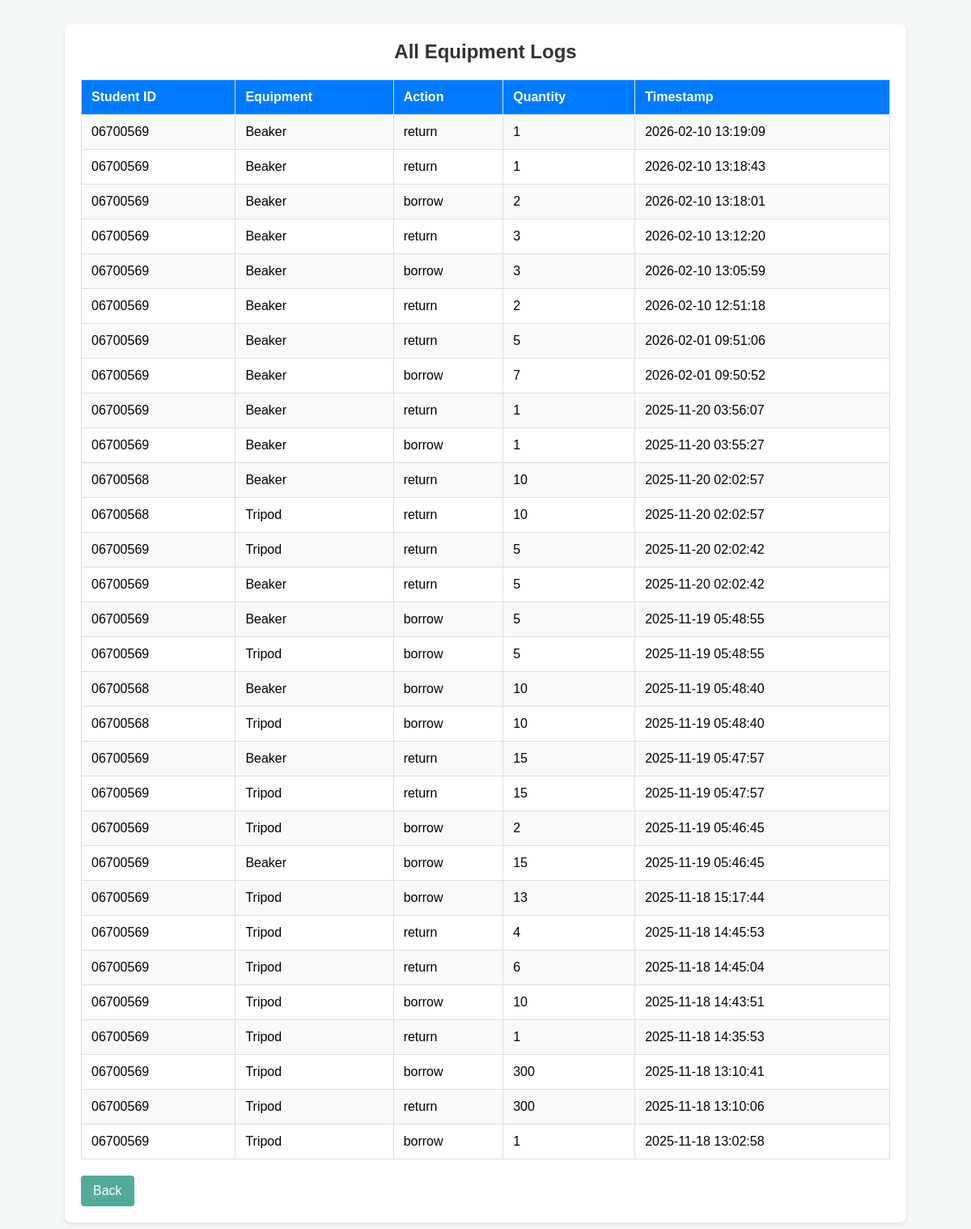
The app's page /history with its own data.
### tables this page shows
CREATE TABLE equipment_log (
            id INTEGER PRIMARY KEY AUTOINCREMENT,
            student_id TEXT NOT NULL,
            equipment_name TEXT NOT NULL,
            action TEXT CHECK(action IN ('borrow', 'return')),
            timestamp TEXT DEFAULT CURRENT_TIMESTAMP
        , quantity INTEGER DEFAULT 1);

### CV-app/app.py (the view)
@app.route('/history')
def history():
    conn = sqlite3.connect("database.db")
    c = conn.cursor()
    c.execute("SELECT student_id, equipment_name, action, quantity, timestamp FROM equipment_log ORDER BY timestamp DESC")
    logs = c.fetchall()
    conn.close()
    return render_template('history.html', logs=logs)

### CV-app/templates/history.html (shortened to what this page needs)
<!DOCTYPE html>
<html>
<head>
    <link rel="stylesheet" href="{{ url_for('static', filename='style.css') }}">
</head>
<body>
    <div class="container">
        <h2>All Equipment Logs</h2>
        <table>
            <tr>
                <th>Student ID</th>
                <th>Equipment</th>
                <th>Action</th>
                <th>Quantity</th>
                <th>Timestamp</th>
            </tr>
            {% for row in logs %}
                <tr>
                    <td>{{ row[0] }}</td>
                    <td>{{ row[1] }}</td>
                    <td>{{ row[2] }}</td>
                    <td>{{ row[3] }}</td>
                    <td>{{ row[4] }}</td>
                </tr>
            {% endfor %}
        </table>
        <a href="/" class="back-button">Back</a>
    </div>
</body>
</html>

### CV-app/static/style.css (style rules this page uses)
body { font-family: 'Segoe UI', Tahoma, Geneva, Verdana, sans-serif; background: linear-gradient(to right, #e9f1fb, #f5f9ff); margin: 0; padding: 0; }
.container { max-width: 800px; margin: 40px auto; padding: 30px 40px; background-color: #ffffff; border-radius: 14px; box-shadow: 0 6px 25px rgba(0, 0, 0, 0.08); }
h1, h2 { color: #1f3b73; text-align: center; margin-bottom: 15px; }
a.back-button { display: inline-block; margin-top: 25px; padding: 10px 18px; background-color: #52ab98; color: white; text-decoration: none; border-radius: 6px; font-weight: 500; transition: background-color 0.3s; }
table { width: 100%; border-collapse: collapse; margin-top: 20px; }
table th, table td { padding: 10px 12px; text-align: left; border: 1px solid #ddd; }
table th { background-color: #1e90ff; color: white; }
table tr:nth-child(even) { background-color: #f7f9fc; }
h2 { margin-top: 30px; text-align: center; }

### CV-app/templates/history.html (style rules this page uses)
body { font-family: Arial, sans-serif; background: #f4f7f8; margin: 0; padding: 0; }
.container { max-width: 1000px; margin: 30px auto; padding: 20px; background: white; border-radius: 8px; box-shadow: 0 2px 4px rgba(0,0,0,0.1); }
h2 { color: #333; margin-top: 0; }
table { width: 100%; border-collapse: collapse; margin-top: 20px; }
table th, table td { padding: 12px; text-align: left; border-bottom: 1px solid #ddd; }
table th { background-color: #007bff; color: white; font-weight: 600; }
table tr:nth-child(even) { background-color: #f9f9f9; }
a.back-button { display: inline-block; margin-top: 20px; padding: 10px 15px; background-color: #52ab98; color: white; text-decoration: none; border-radius: 4px; }

### records on screen
equipment_log: student "06700569", equipment_name "Beaker", action "return", quantity "1", timestamp "2026-02-10 13:19:09"
equipment_log: student "06700569", equipment_name "Beaker", action "return", quantity "1", timestamp "2026-02-10 13:18:43"
equipment_log: student "06700569", equipment_name "Beaker", action "borrow", quantity "2", timestamp "2026-02-10 13:18:01"
equipment_log: student "06700569", equipment_name "Beaker", action "return", quantity "3", timestamp "2026-02-10 13:12:20"
equipment_log: student "06700569", equipment_name "Beaker", action "borrow", quantity "3", timestamp "2026-02-10 13:05:59"
equipment_log: student "06700569", equipment_name "Beaker", action "return", quantity "2", timestamp "2026-02-10 12:51:18"
equipment_log: student "06700569", equipment_name "Beaker", action "return", quantity "5", timestamp "2026-02-01 09:51:06"
equipment_log: student "06700569", equipment_name "Beaker", action "borrow", quantity "7", timestamp "2026-02-01 09:50:52"
equipment_log: student "06700569", equipment_name "Beaker", action "return", quantity "1", timestamp "2025-11-20 03:56:07"
equipment_log: student "06700569", equipment_name "Beaker", action "borrow", quantity "1", timestamp "2025-11-20 03:55:27"
equipment_log: student "06700568", equipment_name "Beaker", action "return", quantity "10", timestamp "2025-11-20 02:02:57"
equipment_log: student "06700568", equipment_name "Tripod", action "return", quantity "10", timestamp "2025-11-20 02:02:57"
equipment_log: student "06700569", equipment_name "Tripod", action "return", quantity "5", timestamp "2025-11-20 02:02:42"
equipment_log: student "06700569", equipment_name "Beaker", action "return", quantity "5", timestamp "2025-11-20 02:02:42"
equipment_log: student "06700569", equipment_name "Beaker", action "borrow", quantity "5", timestamp "2025-11-19 05:48:55"
equipment_log: student "06700569", equipment_name "Tripod", action "borrow", quantity "5", timestamp "2025-11-19 05:48:55"
equipment_log: student "06700568", equipment_name "Beaker", action "borrow", quantity "10", timestamp "2025-11-19 05:48:40"
equipment_log: student "06700568", equipment_name "Tripod", action "borrow", quantity "10", timestamp "2025-11-19 05:48:40"
equipment_log: student "06700569", equipment_name "Beaker", action "return", quantity "15", timestamp "2025-11-19 05:47:57"
equipment_log: student "06700569", equipment_name "Tripod", action "return", quantity "15", timestamp "2025-11-19 05:47:57"
equipment_log: student "06700569", equipment_name "Tripod", action "borrow", quantity "2", timestamp "2025-11-19 05:46:45"
equipment_log: student "06700569", equipment_name "Beaker", action "borrow", quantity "15", timestamp "2025-11-19 05:46:45"
equipment_log: student "06700569", equipment_name "Tripod", action "borrow", quantity "13", timestamp "2025-11-18 15:17:44"
equipment_log: student "06700569", equipment_name "Tripod", action "return", quantity "4", timestamp "2025-11-18 14:45:53"
equipment_log: student "06700569", equipment_name "Tripod", action "return", quantity "6", timestamp "2025-11-18 14:45:04"
equipment_log: student "06700569", equipment_name "Tripod", action "borrow", quantity "10", timestamp "2025-11-18 14:43:51"
equipment_log: student "06700569", equipment_name "Tripod", action "return", quantity "1", timestamp "2025-11-18 14:35:53"
equipment_log: student "06700569", equipment_name "Tripod", action "borrow", quantity "300", timestamp "2025-11-18 13:10:41"
equipment_log: student "06700569", equipment_name "Tripod", action "return", quantity "300", timestamp "2025-11-18 13:10:06"
equipment_log: student "06700569", equipment_name "Tripod", action "borrow", quantity "1", timestamp "2025-11-18 13:02:58"
